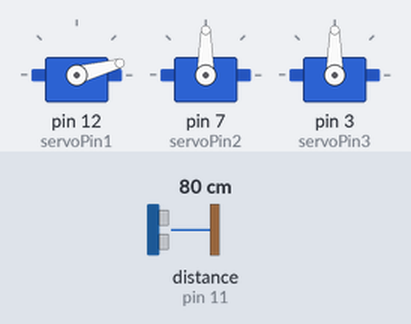
The sketch below on a simulated Arduino Uno, built with avr-gcc and run on an emulated ATmega328P. Parts: 3 × servo. Wiring (inferred from the names in the program): ultrasonic range finder: trigger pin 10; echo pin 11. The test bench sets the inputs (shaded band); at power-on: distance to the obstacle (sensor on pin 11) 80 cm. The echo pulse lasts 58.3 µs per cm; what the sketch prints to the serial monitor is not drawn.

Above: at 0.01 s.
1.3 s: distance to the obstacle (sensor on pin 11) set to 2 cm
At 3.12 s:
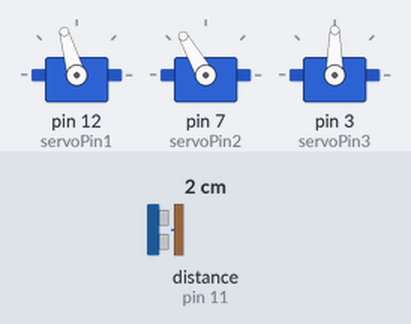
4.3 s: distance to the obstacle (sensor on pin 11) set to 9 cm
At 6.35 s:
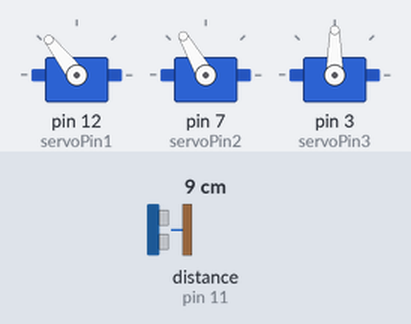
10.3 s: distance to the obstacle (sensor on pin 11) set to 32 cm
13.3 s: distance to the obstacle (sensor on pin 11) set to 40 cm
At 15.3 s:
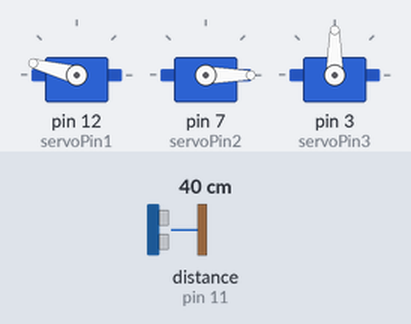
Timing chart, 0 to 17.3 s (numbered marks = the images above; inputs shaded):
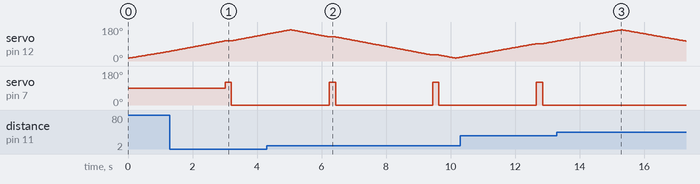

Measured:
- the behaviour switches between 35 and 36 cm on distance to the obstacle (sensor on pin 11) (found by bisection; images 2 and 3)
- after the input at 1.3 s, servo on pin 7 (servoPin2): 90° → 120° after 1.7 s, → 0° 0.20 s later
- after the input at 13.3 s, servo on pin 7 (servoPin2): stays 0° (without the input it goes to 120° after 2.6 s)

The sketch:

radar.ino
```cpp
#include <Servo.h>

const int trigPin = 10;
const int echoPin = 11;
const int servoPin1 = 12;  // Pin for the first servo
const int servoPin2 = 7;   // Pin for the second servo
const int servoPin3 = 3;   // Pin for the third servo

long duration;
int distance;
Servo servo1; // First servo object
Servo servo2; // Second servo object
Servo servo3; // Third servo object

unsigned long lastServoMoveTime = 0;
const unsigned long servoDelayTime = 3000; // 1 seconds delay

void setup() {
  pinMode(trigPin, OUTPUT);
  pinMode(echoPin, INPUT);
  Serial.begin(9600);
  servo1.attach(servoPin1);
  servo2.attach(servoPin2);
  servo3.attach(servoPin3);
}

void loop() {
  for(int i = 15; i <= 165; i++) {
    servo1.write(i);
    delay(30);
    distance = calculateDistance();

    Serial.print(i);
    Serial.print(",");
    Serial.print(distance);
    Serial.print(".");

    if(distance < 35 && millis() - lastServoMoveTime >= servoDelayTime) {
      moveServoTo120AndBack(); // Move servo2 if distance is less than 35 and delay has passed
      lastServoMoveTime = millis();
    }
  }

  for(int i = 165; i > 15; i--) {
    servo1.write(i);
    delay(30);
    distance = calculateDistance();

    Serial.print(i);
    Serial.print(",");
    Serial.print(distance);
    Serial.print(".");

    if(distance < 35 && millis() - lastServoMoveTime >= servoDelayTime) {
      moveServoTo120AndBack(); // Move servo2 if distance is less than 35 and delay has passed
      lastServoMoveTime = millis();
    }
  }
}

int calculateDistance() {
  digitalWrite(trigPin, LOW);
  delayMicroseconds(2);
  digitalWrite(trigPin, HIGH);
  delayMicroseconds(10);
  digitalWrite(trigPin, LOW);
  duration = pulseIn(echoPin, HIGH);
  distance = duration * 0.034 / 2;
  return distance;
}

void moveServoTo120AndBack() {
  servo2.write(120);
  delay(200);
  servo2.write(0);
}
```
